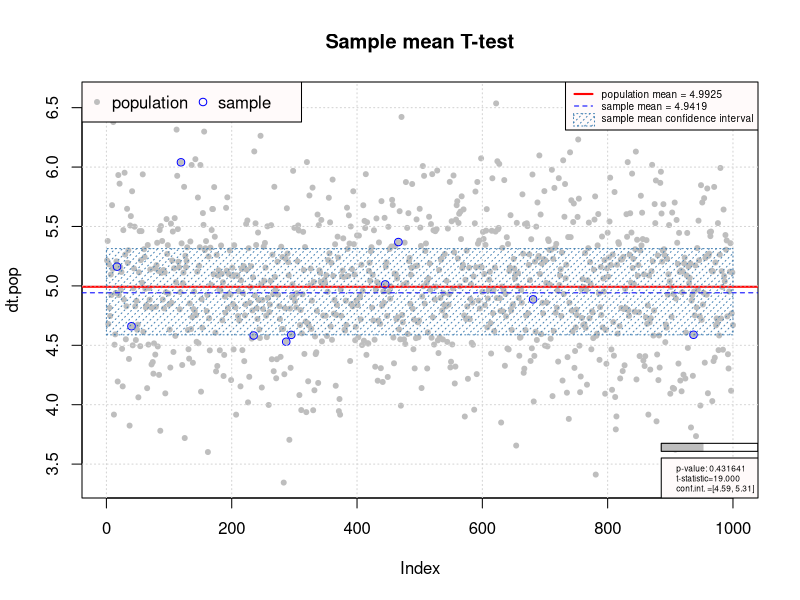

Here is the R script that generated this plot:
pop.size <- 1000  # population size
pop.mean <- 5     # population mean
pop.sd   <- .5     # population sd
smp.size <- 10    # sample sze

# populate the population
dt.pop <- rnorm(pop.size, pop.mean, pop.sd)

# subset a sample
dt.smp <- dt.pop[smp.idx <- sample(1:pop.size, smp.size)]

# do a test that sample mean equals the population mean
#test <- t.test(dt.smp,  mu=pop.mean, alternative="two.sided")

test <- wilcox.test(dt.smp, mu=pop.mean, alternative="two.sided", conf.int = T)

print(test)

# draw the population
plot(dt.pop, pch=20, col="grey", main="Sample mean T-test")
# and it's mean
abline (h=mean(dt.pop), col="red", lwd=2)

# draw the sample
points(smp.idx, dt.smp, pch=1, col="blue")
grid()
# and it's mean
abline (h=mean(dt.smp), col="blue", lwd=1, lty=2)

# draw the confidence interval for the sample mean
rect(0,
     y1 <- max(c(test$conf.int[1], min(dt.pop)-pop.sd)),
     pop.size, 
     y2 <- min(c(test$conf.int[2], max(dt.pop)+pop.sd)),
     border="steelblue", col="steelblue", lty=3, density=20)



legend(
  "topleft",
  legend=c("population","sample"),
  pch=c(20,1), col=c("grey","blue"), ncol=2,
  cex=1, bg="snow"
)

r2 <- legend(
  "topright",
  legend=c(
    sprintf("population mean = %.4f",mean(dt.pop)), 
    sprintf("sample mean = %.4f",mean(dt.smp)),
    "sample mean confidence interval"
  ),
  col=c("red","blue"),lty=c(1,2,NA), 
  lwd=c(2,1,NA), 
  cex=.6, bg="snow"
)

rect(
  r2$text$x[3]-strwidth("w", cex=.6)*4,
  r2$text$y[3]- r2$rect$h/6,
  r2$text$x[3]-strwidth("w", cex=.6),
  r2$text$y[3]+ r2$rect$h/11,
  border="steelblue", col="steelblue", lty=3, density=20)


r3 <- legend(
  "bottomright",cex=.5, bg="snow",
  legend=c(
    sprintf("p-value: %f",test$p.value),
    sprintf("df=%.0f",test$parameter),
    sprintf("t-statistic=%.3f",test$statistic),
    sprintf("conf.int. =[%.2f, %.2f]",test$conf.int[1],test$conf.int[2])
  )
)

# a piece of alchemistry
p.bar.bottom <- r3$rect$top + r3$rect$h/6
p.bar.top    <- p.bar.bottom + r3$rect$h/5
p.bar.left  <-  r3$rect$left
p.bar.right  <- r3$rect$left + r3$rect$w
p.bar.pos    <- p.bar.left + (p.bar.right - p.bar.left) * test$p.value

# draw the p-gauge
rect(p.bar.left, p.bar.bottom, p.bar.pos, p.bar.top, border="grey", col="grey")
rect(p.bar.left, p.bar.bottom, p.bar.right,  p.bar.top)

